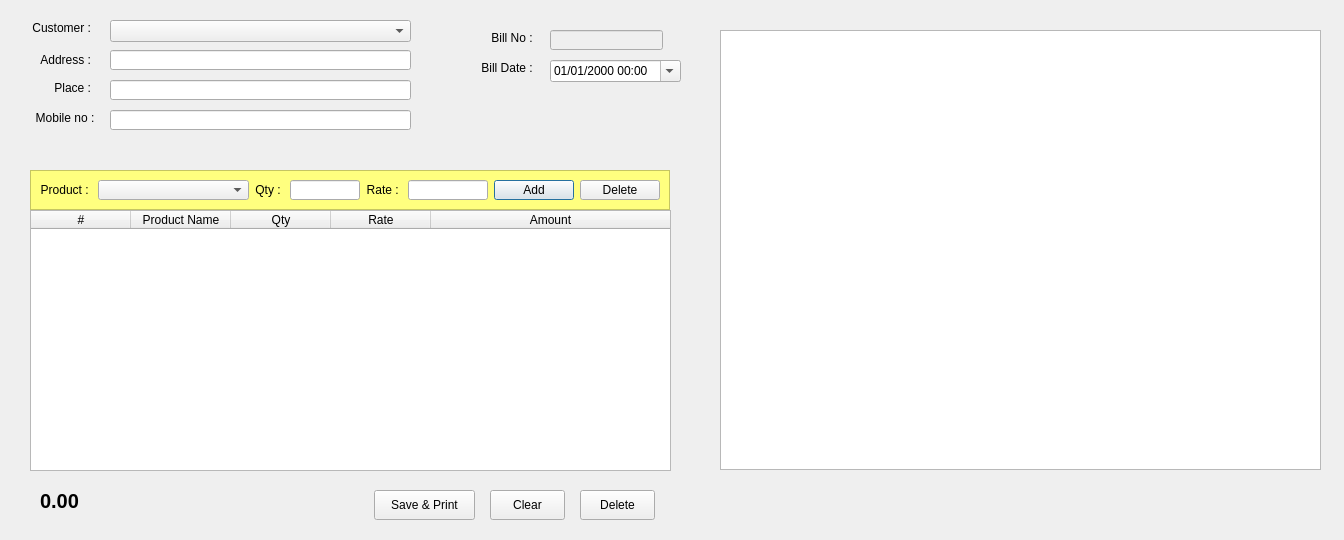
<?xml version="1.0" encoding="UTF-8"?>
<ui version="4.0">
 <class>BillEntry</class>
 <widget class="QDialog" name="BillEntry">
  <property name="windowModality">
   <enum>Qt::ApplicationModal</enum>
  </property>
  <property name="geometry">
   <rect>
    <x>0</x>
    <y>0</y>
    <width>1344</width>
    <height>540</height>
   </rect>
  </property>
  <property name="windowTitle">
   <string>Billing</string>
  </property>
  <widget class="QLabel" name="lblAddress">
   <property name="geometry">
    <rect>
     <x>450</x>
     <y>30</y>
     <width>86</width>
     <height>16</height>
    </rect>
   </property>
   <property name="text">
    <string>Bill No : </string>
   </property>
   <property name="alignment">
    <set>Qt::AlignRight|Qt::AlignTrailing|Qt::AlignVCenter</set>
   </property>
  </widget>
  <widget class="QLineEdit" name="lEBillNo">
   <property name="enabled">
    <bool>false</bool>
   </property>
   <property name="geometry">
    <rect>
     <x>550</x>
     <y>30</y>
     <width>113</width>
     <height>20</height>
    </rect>
   </property>
  </widget>
  <widget class="QLabel" name="lblAddress_2">
   <property name="geometry">
    <rect>
     <x>450</x>
     <y>60</y>
     <width>86</width>
     <height>16</height>
    </rect>
   </property>
   <property name="text">
    <string>Bill Date : </string>
   </property>
   <property name="alignment">
    <set>Qt::AlignRight|Qt::AlignTrailing|Qt::AlignVCenter</set>
   </property>
  </widget>
  <widget class="QDateTimeEdit" name="dateTimeEdit">
   <property name="geometry">
    <rect>
     <x>550</x>
     <y>60</y>
     <width>131</width>
     <height>22</height>
    </rect>
   </property>
   <property name="displayFormat">
    <string>MM/dd/yyyy HH:mm</string>
   </property>
   <property name="calendarPopup">
    <bool>true</bool>
   </property>
  </widget>
  <widget class="QLabel" name="lblAddress_3">
   <property name="geometry">
    <rect>
     <x>0</x>
     <y>20</y>
     <width>91</width>
     <height>16</height>
    </rect>
   </property>
   <property name="text">
    <string>        Customer :</string>
   </property>
   <property name="alignment">
    <set>Qt::AlignRight|Qt::AlignTrailing|Qt::AlignVCenter</set>
   </property>
  </widget>
  <widget class="QComboBox" name="comboCustomer">
   <property name="geometry">
    <rect>
     <x>110</x>
     <y>20</y>
     <width>301</width>
     <height>22</height>
    </rect>
   </property>
  </widget>
  <widget class="QLineEdit" name="lEAddress">
   <property name="enabled">
    <bool>true</bool>
   </property>
   <property name="geometry">
    <rect>
     <x>110</x>
     <y>50</y>
     <width>301</width>
     <height>20</height>
    </rect>
   </property>
   <property name="readOnly">
    <bool>true</bool>
   </property>
  </widget>
  <widget class="QLineEdit" name="lEPlace">
   <property name="enabled">
    <bool>true</bool>
   </property>
   <property name="geometry">
    <rect>
     <x>110</x>
     <y>80</y>
     <width>301</width>
     <height>20</height>
    </rect>
   </property>
   <property name="readOnly">
    <bool>true</bool>
   </property>
  </widget>
  <widget class="QLineEdit" name="lEMobileNo">
   <property name="enabled">
    <bool>true</bool>
   </property>
   <property name="geometry">
    <rect>
     <x>110</x>
     <y>110</y>
     <width>301</width>
     <height>20</height>
    </rect>
   </property>
   <property name="readOnly">
    <bool>true</bool>
   </property>
  </widget>
  <widget class="QFrame" name="frame">
   <property name="geometry">
    <rect>
     <x>30</x>
     <y>170</y>
     <width>640</width>
     <height>40</height>
    </rect>
   </property>
   <property name="styleSheet">
    <string notr="true">#frame{background-color: rgb(255, 255, 127);}</string>
   </property>
   <property name="frameShape">
    <enum>QFrame::StyledPanel</enum>
   </property>
   <property name="frameShadow">
    <enum>QFrame::Raised</enum>
   </property>
   <layout class="QGridLayout" name="gridLayout">
    <item row="0" column="4">
     <widget class="QLabel" name="lblAddress_6">
      <property name="text">
       <string>Rate : </string>
      </property>
      <property name="alignment">
       <set>Qt::AlignRight|Qt::AlignTrailing|Qt::AlignVCenter</set>
      </property>
     </widget>
    </item>
    <item row="0" column="2">
     <widget class="QLabel" name="lblAddress_5">
      <property name="text">
       <string>Qty : </string>
      </property>
      <property name="alignment">
       <set>Qt::AlignRight|Qt::AlignTrailing|Qt::AlignVCenter</set>
      </property>
     </widget>
    </item>
    <item row="0" column="5">
     <widget class="QLineEdit" name="lERate">
      <property name="sizePolicy">
       <sizepolicy hsizetype="Maximum" vsizetype="Fixed">
        <horstretch>0</horstretch>
        <verstretch>0</verstretch>
       </sizepolicy>
      </property>
      <property name="maximumSize">
       <size>
        <width>80</width>
        <height>16777215</height>
       </size>
      </property>
     </widget>
    </item>
    <item row="0" column="3">
     <widget class="QLineEdit" name="lEQty">
      <property name="maximumSize">
       <size>
        <width>70</width>
        <height>16777215</height>
       </size>
      </property>
     </widget>
    </item>
    <item row="0" column="1">
     <widget class="QComboBox" name="comboProduct">
      <property name="sizePolicy">
       <sizepolicy hsizetype="Expanding" vsizetype="Fixed">
        <horstretch>0</horstretch>
        <verstretch>0</verstretch>
       </sizepolicy>
      </property>
     </widget>
    </item>
    <item row="0" column="0">
     <widget class="QLabel" name="lblAddress_4">
      <property name="text">
       <string>Product : </string>
      </property>
      <property name="alignment">
       <set>Qt::AlignRight|Qt::AlignTrailing|Qt::AlignVCenter</set>
      </property>
     </widget>
    </item>
    <item row="0" column="6">
     <widget class="QPushButton" name="pBtnAdd">
      <property name="text">
       <string>Add</string>
      </property>
     </widget>
    </item>
    <item row="0" column="7">
     <widget class="QPushButton" name="pBtnDelLine">
      <property name="text">
       <string>Delete</string>
      </property>
     </widget>
    </item>
   </layout>
  </widget>
  <widget class="QTableWidget" name="tableBill">
   <property name="geometry">
    <rect>
     <x>30</x>
     <y>210</y>
     <width>641</width>
     <height>261</height>
    </rect>
   </property>
   <property name="editTriggers">
    <set>QAbstractItemView::NoEditTriggers</set>
   </property>
   <property name="selectionMode">
    <enum>QAbstractItemView::SingleSelection</enum>
   </property>
   <property name="selectionBehavior">
    <enum>QAbstractItemView::SelectRows</enum>
   </property>
   <attribute name="horizontalHeaderStretchLastSection">
    <bool>true</bool>
   </attribute>
   <column>
    <property name="text">
     <string>#</string>
    </property>
   </column>
   <column>
    <property name="text">
     <string>Product Name</string>
    </property>
   </column>
   <column>
    <property name="text">
     <string>Qty</string>
    </property>
   </column>
   <column>
    <property name="text">
     <string>Rate</string>
    </property>
   </column>
   <column>
    <property name="text">
     <string>Amount</string>
    </property>
   </column>
  </widget>
  <widget class="QPushButton" name="pBSave">
   <property name="geometry">
    <rect>
     <x>374</x>
     <y>490</y>
     <width>101</width>
     <height>30</height>
    </rect>
   </property>
   <property name="sizePolicy">
    <sizepolicy hsizetype="Minimum" vsizetype="Fixed">
     <horstretch>0</horstretch>
     <verstretch>0</verstretch>
    </sizepolicy>
   </property>
   <property name="minimumSize">
    <size>
     <width>0</width>
     <height>30</height>
    </size>
   </property>
   <property name="text">
    <string>Save &amp;&amp; Print</string>
   </property>
   <property name="autoDefault">
    <bool>false</bool>
   </property>
  </widget>
  <widget class="QPushButton" name="pBCancel">
   <property name="geometry">
    <rect>
     <x>490</x>
     <y>490</y>
     <width>75</width>
     <height>30</height>
    </rect>
   </property>
   <property name="sizePolicy">
    <sizepolicy hsizetype="Minimum" vsizetype="Fixed">
     <horstretch>0</horstretch>
     <verstretch>0</verstretch>
    </sizepolicy>
   </property>
   <property name="minimumSize">
    <size>
     <width>0</width>
     <height>30</height>
    </size>
   </property>
   <property name="text">
    <string>Clear</string>
   </property>
   <property name="autoDefault">
    <bool>false</bool>
   </property>
  </widget>
  <widget class="QPushButton" name="pBDelete">
   <property name="geometry">
    <rect>
     <x>580</x>
     <y>490</y>
     <width>75</width>
     <height>30</height>
    </rect>
   </property>
   <property name="sizePolicy">
    <sizepolicy hsizetype="Minimum" vsizetype="Fixed">
     <horstretch>0</horstretch>
     <verstretch>0</verstretch>
    </sizepolicy>
   </property>
   <property name="minimumSize">
    <size>
     <width>0</width>
     <height>30</height>
    </size>
   </property>
   <property name="text">
    <string>Delete</string>
   </property>
   <property name="autoDefault">
    <bool>false</bool>
   </property>
  </widget>
  <widget class="QTableView" name="tableList">
   <property name="geometry">
    <rect>
     <x>720</x>
     <y>30</y>
     <width>601</width>
     <height>440</height>
    </rect>
   </property>
   <property name="selectionMode">
    <enum>QAbstractItemView::SingleSelection</enum>
   </property>
   <property name="selectionBehavior">
    <enum>QAbstractItemView::SelectRows</enum>
   </property>
   <attribute name="horizontalHeaderStretchLastSection">
    <bool>true</bool>
   </attribute>
  </widget>
  <widget class="QLabel" name="labelTotal">
   <property name="geometry">
    <rect>
     <x>40</x>
     <y>485</y>
     <width>171</width>
     <height>31</height>
    </rect>
   </property>
   <property name="font">
    <font>
     <pointsize>15</pointsize>
     <bold>true</bold>
    </font>
   </property>
   <property name="text">
    <string>0.00</string>
   </property>
   <property name="alignment">
    <set>Qt::AlignLeading|Qt::AlignLeft|Qt::AlignVCenter</set>
   </property>
  </widget>
  <widget class="QLabel" name="lblAddress_7">
   <property name="geometry">
    <rect>
     <x>20</x>
     <y>50</y>
     <width>71</width>
     <height>20</height>
    </rect>
   </property>
   <property name="text">
    <string>Address :</string>
   </property>
   <property name="alignment">
    <set>Qt::AlignRight|Qt::AlignTrailing|Qt::AlignVCenter</set>
   </property>
  </widget>
  <widget class="QLabel" name="lblAddress_8">
   <property name="geometry">
    <rect>
     <x>0</x>
     <y>80</y>
     <width>91</width>
     <height>16</height>
    </rect>
   </property>
   <property name="text">
    <string>Place :</string>
   </property>
   <property name="alignment">
    <set>Qt::AlignRight|Qt::AlignTrailing|Qt::AlignVCenter</set>
   </property>
  </widget>
  <widget class="QLabel" name="lblAddress_9">
   <property name="geometry">
    <rect>
     <x>10</x>
     <y>110</y>
     <width>91</width>
     <height>16</height>
    </rect>
   </property>
   <property name="text">
    <string> Mobile no :  </string>
   </property>
   <property name="alignment">
    <set>Qt::AlignRight|Qt::AlignTrailing|Qt::AlignVCenter</set>
   </property>
  </widget>
 </widget>
 <resources/>
 <connections/>
</ui>
